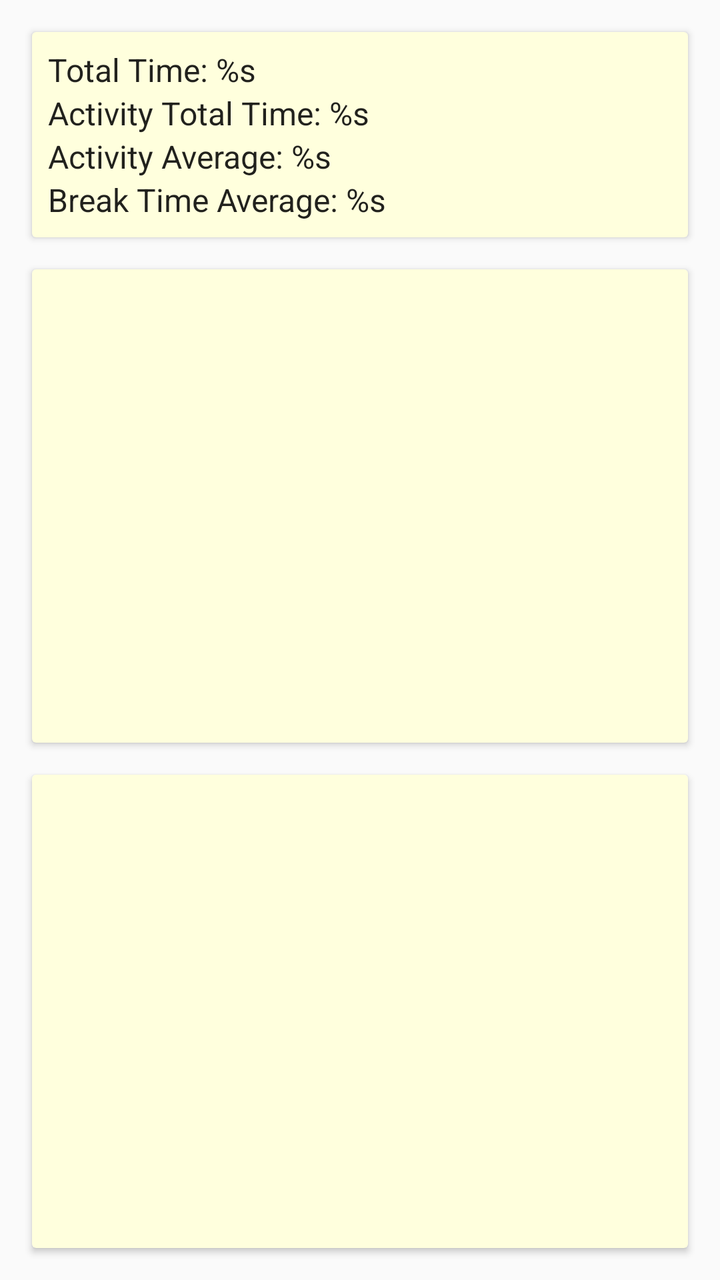
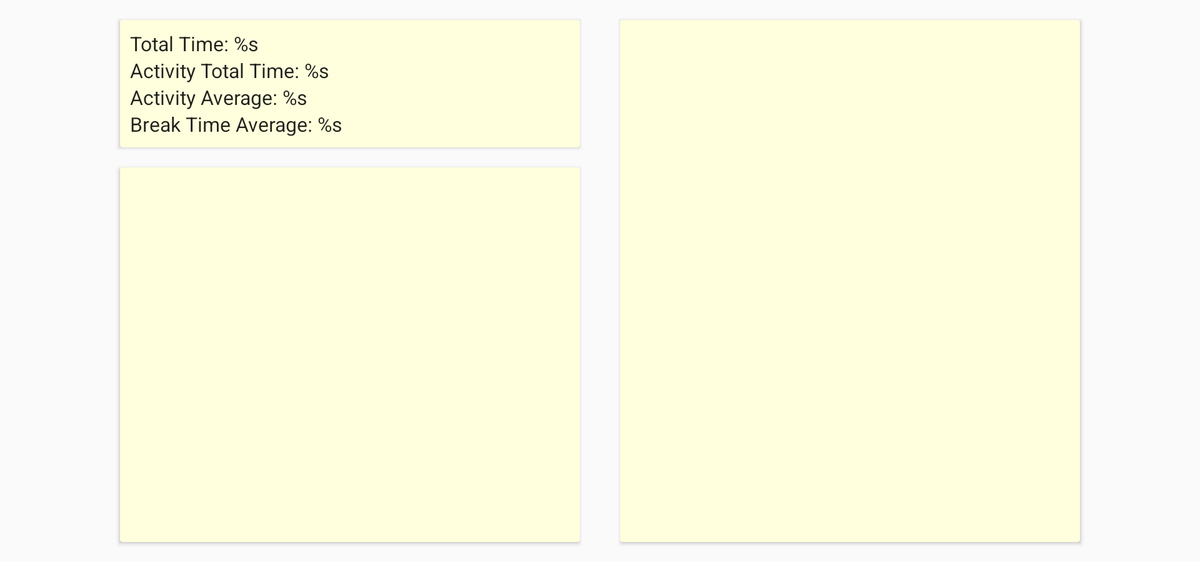

One screen, two layout resources from the same app: the default and the repository's alternative for another configuration. Each is rendered where Android would select it; the XML of both is given below.
<!-- AndroidManifest.xml: application theme AppTheme -->
<!-- res/layout/content_event_summary.xml -->
<?xml version="1.0" encoding="utf-8"?>
<android.support.constraint.ConstraintLayout xmlns:android="http://schemas.android.com/apk/res/android"
    xmlns:app="http://schemas.android.com/apk/res-auto"
    android:orientation="vertical"
    android:layout_width="match_parent"
    xmlns:tools="http://schemas.android.com/tools"
    tools:context=".EventSummaryActivity"
    tools:showIn="@layout/activity_event_summary"
    android:layout_height="match_parent"
    app:layout_behavior="@string/appbar_scrolling_view_behavior"
    >

    <android.support.v7.widget.CardView
        android:id="@+id/card_statistics"
        android:layout_width="0dp"
        android:layout_height="wrap_content"
        android:layout_margin="@dimen/base_layout_margin"
        app:layout_constraintLeft_toLeftOf="parent"
        app:layout_constraintStart_toStartOf="parent"
        app:layout_constraintRight_toRightOf="parent"
        app:layout_constraintEnd_toEndOf="parent"
        app:layout_constraintTop_toTopOf="parent"
        style="@style/CardStyle">
        <LinearLayout
            android:layout_width="match_parent"
            android:layout_height="wrap_content"
            android:padding="@dimen/small_layout_margin"
            android:orientation="vertical">
        <TextView
            android:layout_width="wrap_content"
            android:layout_height="wrap_content"
            android:id="@+id/label_time_total"
            android:textAppearance="@style/TextAppearance.AppCompat.Subhead"
            android:text="@string/label_time_total"/>

        <TextView
            android:layout_width="wrap_content"
            android:layout_height="wrap_content"
            android:id="@+id/label_activity_total"
            android:textAppearance="@style/TextAppearance.AppCompat.Subhead"
            android:text="@string/label_activity_total"/>

        <TextView
            android:layout_width="wrap_content"
            android:layout_height="wrap_content"
            android:id="@+id/label_activity_average"
            android:textAppearance="@style/TextAppearance.AppCompat.Subhead"
            android:text="@string/label_activity_average"/>

        <TextView
            android:layout_width="wrap_content"
            android:layout_height="wrap_content"
            android:id="@+id/label_break_average"
            android:textAppearance="@style/TextAppearance.AppCompat.Subhead"
            android:text="@string/label_break_average"/>
        </LinearLayout>
    </android.support.v7.widget.CardView>

    <android.support.v7.widget.CardView
        android:id="@+id/card_members"
        android:layout_width="0dp"
        android:layout_height="0dp"
        app:layout_constraintLeft_toLeftOf="parent"
        app:layout_constraintStart_toStartOf="parent"
        app:layout_constraintRight_toRightOf="parent"
        app:layout_constraintEnd_toEndOf="parent"
        app:layout_constraintTop_toBottomOf="@+id/card_details"
        app:layout_constraintBottom_toBottomOf="parent"
        app:layout_constraintVertical_weight="3"
        android:layout_margin="@dimen/base_layout_margin"
        style="@style/CardStyle">

        <android.support.v7.widget.RecyclerView
            android:layout_width="match_parent"
            android:layout_height="match_parent"
            android:padding="@dimen/small_layout_margin"
            android:id="@+id/recycler_members">
        </android.support.v7.widget.RecyclerView>

    </android.support.v7.widget.CardView>

    <android.support.v7.widget.CardView
        android:id="@+id/card_details"
        android:layout_width="0dp"
        android:layout_height="0dp"
        app:layout_constraintLeft_toLeftOf="parent"
        app:layout_constraintStart_toStartOf="parent"
        app:layout_constraintRight_toRightOf="parent"
        app:layout_constraintEnd_toEndOf="parent"
        app:layout_constraintTop_toBottomOf="@+id/card_statistics"
        app:layout_constraintBottom_toTopOf="@id/card_members"
        app:layout_constraintVertical_weight="3"
        android:layout_marginStart="@dimen/base_layout_margin"
        android:layout_marginLeft="@dimen/base_layout_margin"
        android:layout_marginEnd="@dimen/base_layout_margin"
        android:layout_marginRight="@dimen/base_layout_margin"
        android:layout_marginTop="@dimen/base_layout_margin"
        android:layout_marginBottom="0dp"
        style="@style/CardStyle">

        <android.support.v7.widget.RecyclerView
            android:layout_width="match_parent"
            android:layout_height="match_parent"
            android:padding="@dimen/small_layout_margin"
            android:id="@+id/recycler_pomodoro_list">
        </android.support.v7.widget.RecyclerView>

    </android.support.v7.widget.CardView>

</android.support.constraint.ConstraintLayout>
<!-- res/layout/activity_event_summary.xml (included above) -->
<?xml version="1.0" encoding="utf-8"?>
<android.support.design.widget.CoordinatorLayout xmlns:android="http://schemas.android.com/apk/res/android"
    xmlns:app="http://schemas.android.com/apk/res-auto"
    xmlns:tools="http://schemas.android.com/tools"
    android:layout_width="match_parent"
    android:layout_height="match_parent"
    android:background="@color/colorPrimaryDark"
    android:id="@+id/main_layout"
    tools:context="com.operationalsystems.pomodorotimer.EventSummaryActivity">


    <android.support.design.widget.AppBarLayout
        android:layout_width="match_parent"
        android:layout_height="wrap_content"
        android:theme="@style/AppTheme.AppBarOverlay">

        <android.support.v7.widget.Toolbar
            android:id="@+id/toolbar"
            android:layout_width="match_parent"
            android:layout_height="?attr/actionBarSize"
            android:background="?attr/colorPrimary"
            app:popupTheme="@style/AppTheme.PopupOverlay" />

    </android.support.design.widget.AppBarLayout>

    <include layout="@layout/content_event_summary" />

    <android.support.design.widget.FloatingActionButton
        android:id="@+id/fab"
        android:layout_width="wrap_content"
        android:layout_height="wrap_content"
        android:layout_gravity="bottom|end"
        android:layout_margin="@dimen/fab_margin"
        android:contentDescription="@string/fab_remove_event"
        app:srcCompat="@drawable/ic_remove_dk_24dp" />

</android.support.design.widget.CoordinatorLayout>
<!-- resources referenced by this layout -->
<resources>
  <color name="colorPrimaryDark">#1A66A1</color>
  <dimen name="base_layout_margin">16dp</dimen>
  <dimen name="fab_margin">16dp</dimen>
  <dimen name="small_layout_margin">8dp</dimen>
  <string name="label_activity_average">Activity Average: %s</string>
  <string name="label_activity_total">Activity Total Time: %s</string>
  <string name="label_break_average">Break Time Average: %s</string>
  <string name="label_time_total">Total Time: %s</string>
  <style name="AppTheme.AppBarOverlay" parent="ThemeOverlay.AppCompat.Dark.ActionBar" />
  <style name="AppTheme.PopupOverlay" parent="ThemeOverlay.AppCompat.Light" />
  <style name="CardStyle" parent="CardView">
          <item name="cardBackgroundColor">@color/item_selector</item>
      </style>
  <style name="AppTheme" parent="Theme.AppCompat.Light.DarkActionBar">
          
          <item name="colorPrimary">@color/colorPrimary</item>
          <item name="colorPrimaryDark">@color/colorPrimaryDark</item>
          <item name="colorAccent">@color/colorAccent</item>
      </style>
  <color name="colorPrimary">#1B75BB</color>
  <color name="colorAccent">#8BC53F</color>
</resources>
<!-- res/layout-w900dp-land/content_event_summary.xml (the repository's variant of the layout above) -->
<!-- drawn on a 7-inch tablet turned sideways -->
<?xml version="1.0" encoding="utf-8"?>
<android.support.constraint.ConstraintLayout xmlns:android="http://schemas.android.com/apk/res/android"
    xmlns:app="http://schemas.android.com/apk/res-auto"
    android:orientation="vertical"
    android:layout_width="800dp"
    xmlns:tools="http://schemas.android.com/tools"
    tools:context=".EventSummaryActivity"
    tools:showIn="@layout/activity_event_summary"
    android:layout_height="450dp"
    android:layout_gravity="center"
    app:layout_behavior="@string/appbar_scrolling_view_behavior"
    >

    <android.support.constraint.Guideline
        android:id="@+id/guide_middle"
        android:layout_width="0dp"
        android:layout_height="0dp"
        android:orientation="vertical"
        app:layout_constraintGuide_percent="0.5"/>

    <android.support.v7.widget.CardView
        android:layout_width="0dp"
        android:layout_height="wrap_content"
        android:id="@+id/card_statistics"
        android:layout_margin="@dimen/base_layout_margin"
        app:layout_constraintLeft_toLeftOf="parent"
        app:layout_constraintStart_toStartOf="parent"
        app:layout_constraintRight_toLeftOf="@id/guide_middle"
        app:layout_constraintEnd_toStartOf="@id/guide_middle"
        app:layout_constraintTop_toTopOf="parent"
        style="@style/CardStyle">
        <LinearLayout
            android:layout_width="match_parent"
            android:layout_height="wrap_content"
            android:padding="@dimen/small_layout_margin"
            android:orientation="vertical">
            <TextView
                android:layout_width="wrap_content"
                android:layout_height="wrap_content"
                android:id="@+id/label_time_total"
                android:textAppearance="@style/TextAppearance.AppCompat.Subhead"
                android:text="@string/label_time_total"/>

            <TextView
                android:layout_width="wrap_content"
                android:layout_height="wrap_content"
                android:id="@+id/label_activity_total"
                android:textAppearance="@style/TextAppearance.AppCompat.Subhead"
                android:text="@string/label_activity_total"/>

            <TextView
                android:layout_width="wrap_content"
                android:layout_height="wrap_content"
                android:id="@+id/label_activity_average"
                android:textAppearance="@style/TextAppearance.AppCompat.Subhead"
                android:text="@string/label_activity_average"/>

            <TextView
                android:layout_width="wrap_content"
                android:layout_height="wrap_content"
                android:id="@+id/label_break_average"
                android:textAppearance="@style/TextAppearance.AppCompat.Subhead"
                android:text="@string/label_break_average"/>
        </LinearLayout>
    </android.support.v7.widget.CardView>

    <android.support.v7.widget.CardView
        android:layout_width="0dp"
        android:layout_height="0dp"
        android:layout_margin="@dimen/base_layout_margin"
        app:layout_constraintTop_toTopOf="parent"
        app:layout_constraintBottom_toBottomOf="parent"
        app:layout_constraintStart_toEndOf="@id/guide_middle"
        app:layout_constraintRight_toRightOf="parent"
        app:layout_constraintEnd_toEndOf="parent"
        style="@style/CardStyle">

        <android.support.v7.widget.RecyclerView
            android:layout_width="match_parent"
            android:layout_height="match_parent"
            android:padding="@dimen/small_layout_margin"
            android:id="@+id/recycler_pomodoro_list">
        </android.support.v7.widget.RecyclerView>

    </android.support.v7.widget.CardView>

    <android.support.v7.widget.CardView
        android:layout_width="0dp"
        android:layout_height="0dp"
        android:layout_margin="@dimen/base_layout_margin"
        app:layout_constraintTop_toBottomOf="@+id/card_statistics"
        app:layout_constraintBottom_toBottomOf="parent"
        app:layout_constraintLeft_toLeftOf="parent"
        app:layout_constraintStart_toStartOf="parent"
        app:layout_constraintEnd_toStartOf="@id/guide_middle"
        style="@style/CardStyle">

        <android.support.v7.widget.RecyclerView
            android:layout_width="match_parent"
            android:layout_height="match_parent"
            android:padding="@dimen/small_layout_margin"
            android:id="@+id/recycler_members">
        </android.support.v7.widget.RecyclerView>

    </android.support.v7.widget.CardView>
</android.support.constraint.ConstraintLayout>
<!-- res/layout/content_event_summary.xml (included above) -->
<?xml version="1.0" encoding="utf-8"?>
<android.support.constraint.ConstraintLayout xmlns:android="http://schemas.android.com/apk/res/android"
    xmlns:app="http://schemas.android.com/apk/res-auto"
    android:orientation="vertical"
    android:layout_width="match_parent"
    xmlns:tools="http://schemas.android.com/tools"
    tools:context=".EventSummaryActivity"
    tools:showIn="@layout/activity_event_summary"
    android:layout_height="match_parent"
    app:layout_behavior="@string/appbar_scrolling_view_behavior"
    >

    <android.support.v7.widget.CardView
        android:id="@+id/card_statistics"
        android:layout_width="0dp"
        android:layout_height="wrap_content"
        android:layout_margin="@dimen/base_layout_margin"
        app:layout_constraintLeft_toLeftOf="parent"
        app:layout_constraintStart_toStartOf="parent"
        app:layout_constraintRight_toRightOf="parent"
        app:layout_constraintEnd_toEndOf="parent"
        app:layout_constraintTop_toTopOf="parent"
        style="@style/CardStyle">
        <LinearLayout
            android:layout_width="match_parent"
            android:layout_height="wrap_content"
            android:padding="@dimen/small_layout_margin"
            android:orientation="vertical">
        <TextView
            android:layout_width="wrap_content"
            android:layout_height="wrap_content"
            android:id="@+id/label_time_total"
            android:textAppearance="@style/TextAppearance.AppCompat.Subhead"
            android:text="@string/label_time_total"/>

        <TextView
            android:layout_width="wrap_content"
            android:layout_height="wrap_content"
            android:id="@+id/label_activity_total"
            android:textAppearance="@style/TextAppearance.AppCompat.Subhead"
            android:text="@string/label_activity_total"/>

        <TextView
            android:layout_width="wrap_content"
            android:layout_height="wrap_content"
            android:id="@+id/label_activity_average"
            android:textAppearance="@style/TextAppearance.AppCompat.Subhead"
            android:text="@string/label_activity_average"/>

        <TextView
            android:layout_width="wrap_content"
            android:layout_height="wrap_content"
            android:id="@+id/label_break_average"
            android:textAppearance="@style/TextAppearance.AppCompat.Subhead"
            android:text="@string/label_break_average"/>
        </LinearLayout>
    </android.support.v7.widget.CardView>

    <android.support.v7.widget.CardView
        android:id="@+id/card_members"
        android:layout_width="0dp"
        android:layout_height="0dp"
        app:layout_constraintLeft_toLeftOf="parent"
        app:layout_constraintStart_toStartOf="parent"
        app:layout_constraintRight_toRightOf="parent"
        app:layout_constraintEnd_toEndOf="parent"
        app:layout_constraintTop_toBottomOf="@+id/card_details"
        app:layout_constraintBottom_toBottomOf="parent"
        app:layout_constraintVertical_weight="3"
        android:layout_margin="@dimen/base_layout_margin"
        style="@style/CardStyle">

        <android.support.v7.widget.RecyclerView
            android:layout_width="match_parent"
            android:layout_height="match_parent"
            android:padding="@dimen/small_layout_margin"
            android:id="@+id/recycler_members">
        </android.support.v7.widget.RecyclerView>

    </android.support.v7.widget.CardView>

    <android.support.v7.widget.CardView
        android:id="@+id/card_details"
        android:layout_width="0dp"
        android:layout_height="0dp"
        app:layout_constraintLeft_toLeftOf="parent"
        app:layout_constraintStart_toStartOf="parent"
        app:layout_constraintRight_toRightOf="parent"
        app:layout_constraintEnd_toEndOf="parent"
        app:layout_constraintTop_toBottomOf="@+id/card_statistics"
        app:layout_constraintBottom_toTopOf="@id/card_members"
        app:layout_constraintVertical_weight="3"
        android:layout_marginStart="@dimen/base_layout_margin"
        android:layout_marginLeft="@dimen/base_layout_margin"
        android:layout_marginEnd="@dimen/base_layout_margin"
        android:layout_marginRight="@dimen/base_layout_margin"
        android:layout_marginTop="@dimen/base_layout_margin"
        android:layout_marginBottom="0dp"
        style="@style/CardStyle">

        <android.support.v7.widget.RecyclerView
            android:layout_width="match_parent"
            android:layout_height="match_parent"
            android:padding="@dimen/small_layout_margin"
            android:id="@+id/recycler_pomodoro_list">
        </android.support.v7.widget.RecyclerView>

    </android.support.v7.widget.CardView>

</android.support.constraint.ConstraintLayout>
